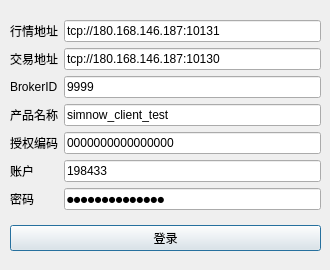
<?xml version="1.0" encoding="UTF-8"?>
<ui version="4.0">
 <class>Login</class>
 <widget class="QDialog" name="Login">
  <property name="enabled">
   <bool>true</bool>
  </property>
  <property name="geometry">
   <rect>
    <x>0</x>
    <y>0</y>
    <width>330</width>
    <height>270</height>
   </rect>
  </property>
  <property name="windowTitle">
   <string>Login</string>
  </property>
  <property name="styleSheet">
   <string notr="true"/>
  </property>
  <widget class="QWidget" name="layoutWidget">
   <property name="geometry">
    <rect>
     <x>10</x>
     <y>20</y>
     <width>311</width>
     <height>231</height>
    </rect>
   </property>
   <layout class="QVBoxLayout" name="verticalLayout">
    <property name="spacing">
     <number>6</number>
    </property>
    <property name="sizeConstraint">
     <enum>QLayout::SetDefaultConstraint</enum>
    </property>
    <item>
     <layout class="QFormLayout" name="formLayout">
      <item row="0" column="0">
       <widget class="QLabel" name="label_4">
        <property name="text">
         <string>行情地址</string>
        </property>
       </widget>
      </item>
      <item row="0" column="1">
       <widget class="QLineEdit" name="mdEdit">
        <property name="text">
         <string>tcp://180.168.146.187:10131</string>
        </property>
       </widget>
      </item>
      <item row="1" column="0">
       <widget class="QLabel" name="label_5">
        <property name="text">
         <string>交易地址</string>
        </property>
       </widget>
      </item>
      <item row="1" column="1">
       <widget class="QLineEdit" name="tdEdit">
        <property name="text">
         <string>tcp://180.168.146.187:10130</string>
        </property>
       </widget>
      </item>
      <item row="2" column="0">
       <widget class="QLabel" name="label_3">
        <property name="text">
         <string>BrokerID</string>
        </property>
       </widget>
      </item>
      <item row="2" column="1">
       <widget class="QLineEdit" name="brokeIdEdit">
        <property name="text">
         <string>9999</string>
        </property>
       </widget>
      </item>
      <item row="3" column="0">
       <widget class="QLabel" name="label_6">
        <property name="text">
         <string>产品名称</string>
        </property>
       </widget>
      </item>
      <item row="3" column="1">
       <widget class="QLineEdit" name="appIdEdit">
        <property name="text">
         <string>simnow_client_test</string>
        </property>
       </widget>
      </item>
      <item row="4" column="0">
       <widget class="QLabel" name="label_7">
        <property name="text">
         <string>授权编码</string>
        </property>
       </widget>
      </item>
      <item row="4" column="1">
       <widget class="QLineEdit" name="authCodeEdit">
        <property name="text">
         <string>0000000000000000</string>
        </property>
       </widget>
      </item>
      <item row="5" column="1">
       <widget class="QLineEdit" name="userIdEdit">
        <property name="text">
         <string>198433</string>
        </property>
       </widget>
      </item>
      <item row="6" column="0">
       <widget class="QLabel" name="label_2">
        <property name="text">
         <string>密码</string>
        </property>
       </widget>
      </item>
      <item row="6" column="1">
       <widget class="QLineEdit" name="passwordEdit">
        <property name="font">
         <font>
          <family>Agency FB</family>
          <pointsize>6</pointsize>
         </font>
        </property>
        <property name="text">
         <string>@heguangfu1123</string>
        </property>
        <property name="echoMode">
         <enum>QLineEdit::Password</enum>
        </property>
       </widget>
      </item>
      <item row="5" column="0">
       <widget class="QLabel" name="label">
        <property name="text">
         <string>账户</string>
        </property>
       </widget>
      </item>
     </layout>
    </item>
    <item>
     <widget class="QPushButton" name="loginBtn">
      <property name="styleSheet">
       <string notr="true"/>
      </property>
      <property name="text">
       <string>登录</string>
      </property>
     </widget>
    </item>
   </layout>
  </widget>
 </widget>
 <tabstops>
  <tabstop>mdEdit</tabstop>
  <tabstop>tdEdit</tabstop>
  <tabstop>brokeIdEdit</tabstop>
  <tabstop>appIdEdit</tabstop>
  <tabstop>authCodeEdit</tabstop>
  <tabstop>userIdEdit</tabstop>
  <tabstop>passwordEdit</tabstop>
  <tabstop>loginBtn</tabstop>
 </tabstops>
 <resources/>
 <connections/>
</ui>
